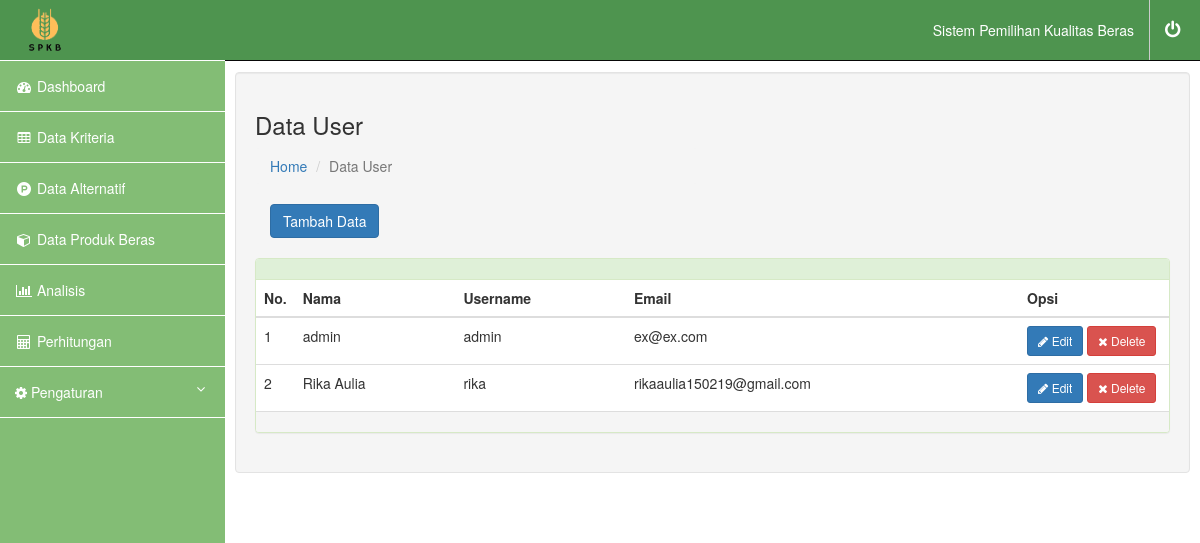
Screenshot of /datauser.php (signed in) with the database file from the repository.
### tables this page shows
CREATE TABLE `user` (
  `id` int(11) NOT NULL,
  `username` varchar(20) NOT NULL,
  `password` varchar(50) NOT NULL,
  `level` enum('User') NOT NULL,
  `email` varchar(100) NOT NULL,
  `nama` varchar(100) NOT NULL
);

### datauser.php (the view, shortened to what this page needs)
<?php
include("headeruser.php");
include("configdb.php");
?>
<div id="page-wrapper">
    <div class="container-fluid">
        <div class="row" id="main">
            <div class="col-sm-12 col-md-12 well" id="content">
                <div class="page-breadcrumb">
                    <div class="row align-items-center">
                        <div class="col-md-6 col-8 align-self-center">
                            <h3 class="page-title mb-0 p-0">Data User</h3>
                            <div class="d-flex align-items-center">
                                <nav aria-label="breadcrumb">
                                    <ol class="breadcrumb">
                                        <li class="breadcrumb-item"><a href="indexuser.php">Home</a></li>
                                        <li class="breadcrumb-item active" aria-current="page">Data User</li>
                                    </ol>
                                </nav>
                                <div class="col-md-6 col-4 align-self-center">
                                    <div class="text-end upgrade-btn">
                                        <a href="add-user.php" class="btn btn-primary d-none d-md-inline-block text-white" target="">Tambah Data
                                        </a>
                                    </div>
                                </div>
                            </div>
                        </div>
                    </div>
                </div>
                <br>
                <div class="container-fluid">
                    <div class="row">
                        <div class="col-12">
                            <div class="card">
                                <div class="card-body">
                                    <div class="panel panel-success">
                                        <div class="panel-heading"></div>
                                        <?php
                                        $user = $mysqli->query("select * from user");
                                        ?>
                                        <div class="table-responsive">
                                            <table id="example" class="table user-table" cellspacing="0" width="100%">
                                                <thead>
                                                    <tr>
                                                        <th width="30px">No.</th>
                                                        <th>Nama</th>
                                                        <th>Username</th>
                                                        <th>Email</th>
                                                        <th width="150px">Opsi</th>
                                                    </tr>
                                                </thead>
                                                <tbody>
                                                    <?php
                                                    $i = 1;
                                                    while ($row = $user->fetch_assoc()) {
                                                        echo '<tr>';
                                                        echo '<td>' . $i++ . '</td>';
                                                        echo '<td>' . $row["nama"] . '</td>';
                                                        echo '<td>' . $row["username"] . '</td>';
                                                        echo '<td>' . $row["email"] . '</td>';
                                                        echo '<td>';
                                                    ?>
                                                        <a href="edit-user.php?id=<?php echo $row["id"]; ?>" class="btn btn-primary btn-sm"><i class="fa fa-pencil"></i> Edit</a>
                                                        <a href="del-u.php?id=<?php echo $row['id']; ?>" onClick="return confirm('Menghapus data ke-<?php echo $i - 1; ?> Data User <?php echo $row['nama']; ?> ?');" class="btn btn-danger btn-sm"><i class="fa fa-times"></i> Delete</a></td>
                                                    <?php
                                                        echo '</tr>';
                                                    }
                                                    ?>
                                                </tbody>
                                            </table>
                                        </div>
                                        <div class="panel-footer text-primary">
                                        </div>
                                    </div>
                                </div>
                            </div>
                        </div>
                    </div>
                </div>
            </div>
            </body>
            </html>

### headeruser.php (style rules this page uses)
#page-wrapper { width: 100%; padding: 0; background-color: #fff; }
@media (min-width:768px) { #page-wrapper { padding: 22px 10px; } }

### rows the page displays
user: nama "admin", username "admin", email "ex@ex.com"
user: nama "Rika Aulia", username "rika", email "rikaaulia150219@gmail.com"
